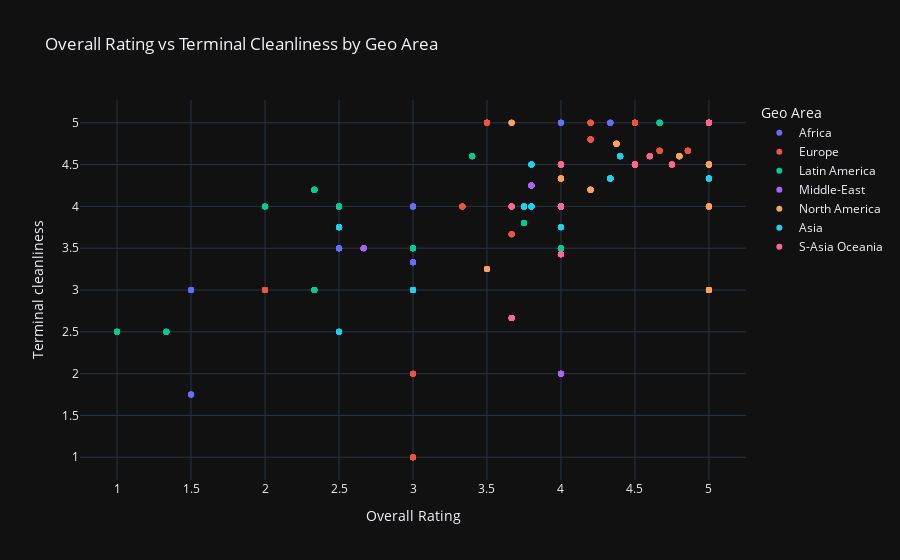

The code cell stored with this chart in its notebook:
### Code cell
fig.update_layout(
    title="Overall Rating vs Terminal Cleanliness by Geo Area",
    xaxis_title="Overall Rating",
    yaxis_title="Terminal cleanliness",
    legend_title="Geo Area",
    template="plotly_dark"  # Change to a dark theme for the plot
)

fig.show()

### Figure 1 — Plotly figure (JSON) as saved in the notebook; plotly's stock layout.template omitted (floating-point values rounded to 4 significant figures; data arrays with more than 128 entries replaced by an {"elided": "..."} marker saying what was removed)
{"data": [{"customdata": [["abuja"], ["abuja"], ["abuja"], ["abuja"], ["abuja"], ["abuja"], ["algiers"], ["algiers"], ["algiers"], ["algiers"], ["algiers"], ["algiers"], ["algiers"], ["algiers"], ["banjul"], ["banjul"], ["banjul"], ["banjul"], ["banjul"], ["banjul"], ["dakar"], ["dakar"], ["dakar"], ["dakar"], ["dakar"], ["durban"], ["durban"], ["durban"], ["durban"], ["durban"], ["durban"], ["durban"], ["durban"], ["entebbe"], ["entebbe"], ["entebbe"], ["entebbe"], ["entebbe"], ["entebbe"], ["entebbe"], ["entebbe"], ["entebbe"], ["freetown"], ["freetown"], ["freetown"], ["freetown"], ["freetown"], ["freetown"], ["freetown"], ["hurghada"], ["hurghada"], ["hurghada"], ["hurghada"], ["hurghada"], ["kilimanjaro"], ["kilimanjaro"], ["kilimanjaro"], ["kilimanjaro"], ["kilimanjaro"], ["kilimanjaro"], ["kilimanjaro"], ["kilimanjaro"], ["lusaka"], ["lusaka"], ["lusaka"], ["lusaka"], ["lusaka"], ["luxor"], ["luxor"], ["luxor"], ["luxor"], ["luxor"], ["luxor"], ["luxor"], ["luxor"], ["mombasa"], ["mombasa"], ["mombasa"], ["mombasa"], ["mombasa"], ["mombasa"], ["mombasa"], ["mombasa"], ["mombasa"], ["monastir"], ["monastir"], ["monastir"], ["monastir"], ["monastir"], ["monastir"], ["monastir"], ["monastir"], ["seychelles"], ["seychelles"], ["seychelles"], ["seychelles"], ["seychelles"], ["seychelles"], ["taba"], ["taba"], ["taba"], ["taba"], ["taba"], ["windhoek"], ["windhoek"], ["windhoek"], ["windhoek"], ["windhoek"], ["windhoek"], ["zanzibar"], ["zanzibar"], ["zanzibar"], ["zanzibar"], ["zanzibar"]], "hovertemplate": "geo_area=Africa<br>mean_overall_rating=%{x}<br>mean_terminal_cleanliness_rating=%{y}<br>airport_name=%{customdata[0]}<extra></extra>", "legendgroup": "Africa", "marker": {"color": "#636efa", "symbol": "circle"}, "mode": "markers", "name": "Africa", "orientation": "v", "showlegend": true, "type": "scatter", "x": [2, 2, 2, 2, 2, 2, 4.333, 4.333, 4.333, 4.333, 4.333, 4.333, 4.333, 4.333, 2, 2, 2, 2, 2, 2, 3, 3, 3, 3, 3, 5, 5, 5, 5, 5, 5, 5, 5, 4, 4, 4, 4, 4, 4, 4, 4, 4, 4, 4, 4, 4, 4, 4, 4, 3, 3, 3, 3, 3, 4.333, 4.333, 4.333, 4.333, 4.333, 4.333, 4.333, 4.333, 5, 5, 5, 5, 5, 2.5, 2.5, 2.5, 2.5, 2.5, 2.5, 2.5, 2.5, 3, 3, 3, 3, 3, 3, 3, 3, 3, 1.5, 1.5, 1.5, 1.5, 1.5, 1.5, 1.5, 1.5, 3, 3, 3, 3, 3, 3, 1.667, 1.667, 1.667, 1.667, 1.667, 2.5, 2.5, 2.5, 2.5, 2.5, 2.5, 1.5, 1.5, 1.5, 1.5, 1.5], "xaxis": "x", "y": [3, 3, 3, 3, 3, 3, 5, 5, 5, 5, 5, 5, 5, 5, 3, 3, 3, 3, 3, 3, null, null, null, null, null, 4.5, 4.5, 4.5, 4.5, 4.5, 4.5, 4.5, 4.5, 4, 4, 4, 4, 4, 4, 4, 4, 4, 5, 5, 5, 5, 5, 5, 5, 3.5, 3.5, 3.5, 3.5, 3.5, 4.333, 4.333, 4.333, 4.333, 4.333, 4.333, 4.333, 4.333, 3, 3, 3, 3, 3, 3.5, 3.5, 3.5, 3.5, 3.5, 3.5, 3.5, 3.5, 3.333, 3.333, 3.333, 3.333, 3.333, 3.333, 3.333, 3.333, 3.333, 3, 3, 3, 3, 3, 3, 3, 3, 4, 4, 4, 4, 4, 4, null, null, null, null, null, 3.5, 3.5, 3.5, 3.5, 3.5, 3.5, 1.75, 1.75, 1.75, 1.75, 1.75], "yaxis": "y"}, {"customdata": {"elided": "269x1 str values"}, "hovertemplate": "geo_area=Europe<br>mean_overall_rating=%{x}<br>mean_terminal_cleanliness_rating=%{y}<br>airport_name=%{customdata[0]}<extra></extra>", "legendgroup": "Europe", "marker": {"color": "#EF553B", "symbol": "circle"}, "mode": "markers", "name": "Europe", "orientation": "v", "showlegend": true, "type": "scatter", "x": {"elided": "269 float values"}, "xaxis": "x", "y": {"elided": "269 float values"}, "yaxis": "y"}, {"customdata": [["aruba reina beatrix"], ["aruba reina beatrix"], ["aruba reina beatrix"], ["aruba reina beatrix"], ["aruba reina beatrix"], ["aruba reina beatrix"], ["aruba reina beatrix"], ["aruba reina beatrix"], ["aruba reina beatrix"], ["belo horizonte confins"], ["belo horizonte confins"], ["belo horizonte confins"], ["belo horizonte confins"], ["belo horizonte confins"], ["belo horizonte confins"], ["belo horizonte confins"], ["belo horizonte confins"], ["belo horizonte confins"], ["brasilia"], ["brasilia"], ["brasilia"], ["brasilia"], ["brasilia"], ["brasilia"], ["brasilia"], ["brasilia"], ["brasilia"], ["crown point tobago"], ["crown point tobago"], ["crown point tobago"], ["crown point tobago"], ["crown point tobago"], ["crown point tobago"], ["crown point tobago"], ["curacao"], ["curacao"], ["curacao"], ["curacao"], ["curacao"], ["curacao"], ["curacao"], ["guayaquil"], ["guayaquil"], ["guayaquil"], ["guayaquil"], ["guayaquil"], ["holguin"], ["holguin"], ["holguin"], ["holguin"], ["holguin"], ["holguin"], ["holguin"], ["manaus"], ["manaus"], ["manaus"], ["manaus"], ["manaus"], ["manaus"], ["quito mariscal"], ["quito mariscal"], ["quito mariscal"], ["quito mariscal"], ["quito mariscal"], ["quito mariscal"], ["recife"], ["recife"], ["recife"], ["recife"], ["recife"], ["salvador"], ["salvador"], ["salvador"], ["salvador"], ["salvador"], ["salvador"], ["santo domingo"], ["santo domingo"], ["santo domingo"], ["santo domingo"], ["santo domingo"], ["santo domingo"], ["santo domingo"], ["santo domingo"], ["sao paulo congonhas"], ["sao paulo congonhas"], ["sao paulo congonhas"], ["sao paulo congonhas"], ["sao paulo congonhas"], ["sao paulo congonhas"]], "hovertemplate": "geo_area=Latin America<br>mean_overall_rating=%{x}<br>mean_terminal_cleanliness_rating=%{y}<br>airport_name=%{customdata[0]}<extra></extra>", "legendgroup": "Latin America", "marker": {"color": "#00cc96", "symbol": "circle"}, "mode": "markers", "name": "Latin America", "orientation": "v", "showlegend": true, "type": "scatter", "x": [2.333, 2.333, 2.333, 2.333, 2.333, 2.333, 2.333, 2.333, 2.333, 4, 4, 4, 4, 4, 4, 4, 4, 4, 3, 3, 3, 3, 3, 3, 3, 3, 3, 1.333, 1.333, 1.333, 1.333, 1.333, 1.333, 1.333, 2.5, 2.5, 2.5, 2.5, 2.5, 2.5, 2.5, 3.4, 3.4, 3.4, 3.4, 3.4, 1, 1, 1, 1, 1, 1, 1, 3, 3, 3, 3, 3, 3, 2, 2, 2, 2, 2, 2, 5, 5, 5, 5, 5, 2.333, 2.333, 2.333, 2.333, 2.333, 2.333, 4.667, 4.667, 4.667, 4.667, 4.667, 4.667, 4.667, 4.667, 3.75, 3.75, 3.75, 3.75, 3.75, 3.75], "xaxis": "x", "y": [4.2, 4.2, 4.2, 4.2, 4.2, 4.2, 4.2, 4.2, 4.2, 3.5, 3.5, 3.5, 3.5, 3.5, 3.5, 3.5, 3.5, 3.5, 3.5, 3.5, 3.5, 3.5, 3.5, 3.5, 3.5, 3.5, 3.5, 2.5, 2.5, 2.5, 2.5, 2.5, 2.5, 2.5, 4, 4, 4, 4, 4, 4, 4, 4.6, 4.6, 4.6, 4.6, 4.6, 2.5, 2.5, 2.5, 2.5, 2.5, 2.5, 2.5, 3, 3, 3, 3, 3, 3, 4, 4, 4, 4, 4, 4, 4.5, 4.5, 4.5, 4.5, 4.5, 3, 3, 3, 3, 3, 3, 5, 5, 5, 5, 5, 5, 5, 5, 3.8, 3.8, 3.8, 3.8, 3.8, 3.8], "yaxis": "y"}, {"customdata": [["beirut"], ["beirut"], ["beirut"], ["beirut"], ["beirut"], ["beirut"], ["beirut"], ["beirut"], ["beirut"], ["hamad doha"], ["hamad doha"], ["hamad doha"], ["hamad doha"], ["hamad doha"], ["sharjah"], ["sharjah"], ["sharjah"], ["sharjah"], ["sharjah"], ["sharjah"], ["tehran mehrabad"], ["tehran mehrabad"], ["tehran mehrabad"], ["tehran mehrabad"], ["tehran mehrabad"]], "hovertemplate": "geo_area=Middle-East<br>mean_overall_rating=%{x}<br>mean_terminal_cleanliness_rating=%{y}<br>airport_name=%{customdata[0]}<extra></extra>", "legendgroup": "Middle-East", "marker": {"color": "#ab63fa", "symbol": "circle"}, "mode": "markers", "name": "Middle-East", "orientation": "v", "showlegend": true, "type": "scatter", "x": [3.8, 3.8, 3.8, 3.8, 3.8, 3.8, 3.8, 3.8, 3.8, null, null, null, null, null, 2.667, 2.667, 2.667, 2.667, 2.667, 2.667, 4, 4, 4, 4, 4], "xaxis": "x", "y": [4.25, 4.25, 4.25, 4.25, 4.25, 4.25, 4.25, 4.25, 4.25, null, null, null, null, null, 3.5, 3.5, 3.5, 3.5, 3.5, 3.5, 2, 2, 2, 2, 2], "yaxis": "y"}, {"customdata": [["bermuda"], ["bermuda"], ["bermuda"], ["bermuda"], ["bermuda"], ["colorado springs"], ["colorado springs"], ["colorado springs"], ["colorado springs"], ["colorado springs"], ["colorado springs"], ["colorado springs"], ["columbus"], ["columbus"], ["columbus"], ["columbus"], ["columbus"], ["dallas love field"], ["dallas love field"], ["dallas love field"], ["dallas love field"], ["dallas love field"], ["fort myers"], ["fort myers"], ["fort myers"], ["fort myers"], ["fort myers"], ["fort myers"], ["fort myers"], ["fort myers"], ["fort myers"], ["hartford"], ["hartford"], ["hartford"], ["hartford"], ["hartford"], ["hartford"], ["hartford"], ["hartford"], ["hartford"], ["hilo"], ["hilo"], ["hilo"], ["hilo"], ["hilo"], ["hilo"], ["indianapolis"], ["indianapolis"], ["indianapolis"], ["indianapolis"], ["indianapolis"], ["indianapolis"], ["indianapolis"], ["indianapolis"], ["indianapolis"], ["jacksonville"], ["jacksonville"], ["jacksonville"], ["jacksonville"], ["jacksonville"], ["john wayne"], ["john wayne"], ["john wayne"], ["john wayne"], ["john wayne"], ["john wayne"], ["little rock"], ["little rock"], ["little rock"], ["little rock"], ["little rock"], ["little rock"], ["long beach"], ["long beach"], ["long beach"], ["long beach"], ["long beach"], ["long beach"], ["long island macarthur"], ["long island macarthur"], ["long island macarthur"], ["long island macarthur"], ["long island macarthur"], ["long island macarthur"], ["long island macarthur"], ["memphis"], ["memphis"], ["memphis"], ["memphis"], ["memphis"], ["memphis"], ["memphis"], ["milwaukee"], ["milwaukee"], ["milwaukee"], ["milwaukee"], ["milwaukee"], ["milwaukee"], ["milwaukee"], ["milwaukee"], ["milwaukee"], ["muscle shoals"], ["muscle shoals"], ["muscle shoals"], ["muscle shoals"], ["muscle shoals"], ["nashville"], ["nashville"], ["nashville"], ["nashville"], ["nashville"], ["nashville"], ["sacramento"], ["sacramento"], ["sacramento"], ["sacramento"], ["sacramento"], ["sacramento"], ["sacramento"], ["sacramento"], ["sacramento"]], "hovertemplate": "geo_area=North America<br>mean_overall_rating=%{x}<br>mean_terminal_cleanliness_rating=%{y}<br>airport_name=%{customdata[0]}<extra></extra>", "legendgroup": "North America", "marker": {"color": "#FFA15A", "symbol": "circle"}, "mode": "markers", "name": "North America", "orientation": "v", "showlegend": true, "type": "scatter", "x": [null, null, null, null, null, 5, 5, 5, 5, 5, 5, 5, 3.667, 3.667, 3.667, 3.667, 3.667, null, null, null, null, null, 4.375, 4.375, 4.375, 4.375, 4.375, 4.375, 4.375, 4.375, 4.375, 5, 5, 5, 5, 5, 5, 5, 5, 5, 4, 4, 4, 4, 4, 4, 5, 5, 5, 5, 5, 5, 5, 5, 5, 5, 5, 5, 5, 5, 4, 4, 4, 4, 4, 4, 5, 5, 5, 5, 5, 5, 5, 5, 5, 5, 5, 5, 5, 5, 5, 5, 5, 5, 5, 3.5, 3.5, 3.5, 3.5, 3.5, 3.5, 3.5, 4.8, 4.8, 4.8, 4.8, 4.8, 4.8, 4.8, 4.8, 4.8, null, null, null, null, null, 4.5, 4.5, 4.5, 4.5, 4.5, 4.5, 4.2, 4.2, 4.2, 4.2, 4.2, 4.2, 4.2, 4.2, 4.2], "xaxis": "x", "y": [null, null, null, null, null, 5, 5, 5, 5, 5, 5, 5, 5, 5, 5, 5, 5, null, null, null, null, null, 4.75, 4.75, 4.75, 4.75, 4.75, 4.75, 4.75, 4.75, 4.75, 4.5, 4.5, 4.5, 4.5, 4.5, 4.5, 4.5, 4.5, 4.5, 4.333, 4.333, 4.333, 4.333, 4.333, 4.333, 3, 3, 3, 3, 3, 3, 3, 3, 3, 5, 5, 5, 5, 5, 4, 4, 4, 4, 4, 4, null, null, null, null, null, null, 4, 4, 4, 4, 4, 4, 5, 5, 5, 5, 5, 5, 5, 3.25, 3.25, 3.25, 3.25, 3.25, 3.25, 3.25, 4.6, 4.6, 4.6, 4.6, 4.6, 4.6, 4.6, 4.6, 4.6, null, null, null, null, null, 4.5, 4.5, 4.5, 4.5, 4.5, 4.5, 4.2, 4.2, 4.2, 4.2, 4.2, 4.2, 4.2, 4.2, 4.2], "yaxis": "y"}, {"customdata": [["chengdu"], ["chengdu"], ["chengdu"], ["chengdu"], ["chengdu"], ["coimbatore"], ["coimbatore"], ["coimbatore"], ["coimbatore"], ["coimbatore"], ["hangzhou"], ["hangzhou"], ["hangzhou"], ["hangzhou"], ["hangzhou"], ["hangzhou"], ["hangzhou"], ["hangzhou"], ["kunming"], ["kunming"], ["kunming"], ["kunming"], ["kunming"], ["kunming"], ["pune"], ["pune"], ["pune"], ["pune"], ["pune"], ["pune"], ["pune"], ["pune"], ["pune"], ["qingdao"], ["qingdao"], ["qingdao"], ["qingdao"], ["qingdao"], ["qingdao"], ["qingdao"], ["sapporo chitose"], ["sapporo chitose"], ["sapporo chitose"], ["sapporo chitose"], ["sapporo chitose"], ["sapporo chitose"], ["sapporo chitose"], ["sapporo chitose"], ["seoul gimpo"], ["seoul gimpo"], ["seoul gimpo"], ["seoul gimpo"], ["seoul gimpo"], ["seoul gimpo"], ["seoul gimpo"], ["seoul gimpo"], ["shenyang"], ["shenyang"], ["shenyang"], ["shenyang"], ["shenyang"], ["shenyang"], ["shenyang"], ["xian xianyang"], ["xian xianyang"], ["xian xianyang"], ["xian xianyang"], ["xian xianyang"], ["xian xianyang"], ["xian xianyang"], ["xian xianyang"], ["xiamen"], ["xiamen"], ["xiamen"], ["xiamen"], ["xiamen"], ["xiamen"], ["xiamen"], ["xiamen"], ["xiamen"]], "hovertemplate": "geo_area=Asia<br>mean_overall_rating=%{x}<br>mean_terminal_cleanliness_rating=%{y}<br>airport_name=%{customdata[0]}<extra></extra>", "legendgroup": "Asia", "marker": {"color": "#19d3f3", "symbol": "circle"}, "mode": "markers", "name": "Asia", "orientation": "v", "showlegend": true, "type": "scatter", "x": [4, 4, 4, 4, 4, 2.5, 2.5, 2.5, 2.5, 2.5, 4.333, 4.333, 4.333, 4.333, 4.333, 4.333, 4.333, 4.333, 3.75, 3.75, 3.75, 3.75, 3.75, 3.75, 3, 3, 3, 3, 3, 3, 3, 3, 3, 4.4, 4.4, 4.4, 4.4, 4.4, 4.4, 4.4, 3.8, 3.8, 3.8, 3.8, 3.8, 3.8, 3.8, 3.8, 4, 4, 4, 4, 4, 4, 4, 4, 5, 5, 5, 5, 5, 5, 5, 2.5, 2.5, 2.5, 2.5, 2.5, 2.5, 2.5, 2.5, 3.8, 3.8, 3.8, 3.8, 3.8, 3.8, 3.8, 3.8, 3.8], "xaxis": "x", "y": [3.75, 3.75, 3.75, 3.75, 3.75, 2.5, 2.5, 2.5, 2.5, 2.5, 4.333, 4.333, 4.333, 4.333, 4.333, 4.333, 4.333, 4.333, 4, 4, 4, 4, 4, 4, 3, 3, 3, 3, 3, 3, 3, 3, 3, 4.6, 4.6, 4.6, 4.6, 4.6, 4.6, 4.6, 4.5, 4.5, 4.5, 4.5, 4.5, 4.5, 4.5, 4.5, 4, 4, 4, 4, 4, 4, 4, 4, 4.333, 4.333, 4.333, 4.333, 4.333, 4.333, 4.333, 3.75, 3.75, 3.75, 3.75, 3.75, 3.75, 3.75, 3.75, 4, 4, 4, 4, 4, 4, 4, 4, 4], "yaxis": "y"}, {"customdata": [["clark"], ["clark"], ["clark"], ["clark"], ["clark"], ["clark"], ["clark"], ["hobart"], ["hobart"], ["hobart"], ["hobart"], ["hobart"], ["hobart"], ["hobart"], ["hobart"], ["hobart"], ["kota kinabalu"], ["kota kinabalu"], ["kota kinabalu"], ["kota kinabalu"], ["kota kinabalu"], ["launceston"], ["launceston"], ["launceston"], ["launceston"], ["launceston"], ["medan"], ["medan"], ["medan"], ["medan"], ["medan"], ["medan"], ["medan"], ["medan"], ["subang kuala lumpur"], ["subang kuala lumpur"], ["subang kuala lumpur"], ["subang kuala lumpur"], ["subang kuala lumpur"], ["tontouta"], ["tontouta"], ["tontouta"], ["tontouta"], ["tontouta"], ["tontouta"], ["tontouta"], ["tontouta"], ["vientiane"], ["vientiane"], ["vientiane"], ["vientiane"], ["vientiane"], ["vientiane"], ["vientiane"], ["vientiane"], ["yogyakarta"], ["yogyakarta"], ["yogyakarta"], ["yogyakarta"], ["yogyakarta"], ["yogyakarta"], ["yogyakarta"]], "hovertemplate": "geo_area=S-Asia Oceania<br>mean_overall_rating=%{x}<br>mean_terminal_cleanliness_rating=%{y}<br>airport_name=%{customdata[0]}<extra></extra>", "legendgroup": "S-Asia Oceania", "marker": {"color": "#FF6692", "symbol": "circle"}, "mode": "markers", "name": "S-Asia Oceania", "orientation": "v", "showlegend": true, "type": "scatter", "x": [3.667, 3.667, 3.667, 3.667, 3.667, 3.667, 3.667, 5, 5, 5, 5, 5, 5, 5, 5, 5, 4.5, 4.5, 4.5, 4.5, 4.5, 4, 4, 4, 4, 4, 4, 4, 4, 4, 4, 4, 4, 4, 4.6, 4.6, 4.6, 4.6, 4.6, 4, 4, 4, 4, 4, 4, 4, 4, 4.75, 4.75, 4.75, 4.75, 4.75, 4.75, 4.75, 4.75, 3.667, 3.667, 3.667, 3.667, 3.667, 3.667, 3.667], "xaxis": "x", "y": [4, 4, 4, 4, 4, 4, 4, 5, 5, 5, 5, 5, 5, 5, 5, 5, 4.5, 4.5, 4.5, 4.5, 4.5, 4, 4, 4, 4, 4, 3.429, 3.429, 3.429, 3.429, 3.429, 3.429, 3.429, 3.429, 4.6, 4.6, 4.6, 4.6, 4.6, 4.5, 4.5, 4.5, 4.5, 4.5, 4.5, 4.5, 4.5, 4.5, 4.5, 4.5, 4.5, 4.5, 4.5, 4.5, 4.5, 2.667, 2.667, 2.667, 2.667, 2.667, 2.667, 2.667], "yaxis": "y"}], "layout": {"legend": {"title": {"text": "Geo Area"}, "tracegroupgap": 0}, "title": {"text": "Overall Rating vs Terminal Cleanliness by Geo Area"}, "xaxis": {"anchor": "y", "domain": [0, 1], "title": {"text": "Overall Rating"}}, "yaxis": {"anchor": "x", "domain": [0, 1], "title": {"text": "Terminal cleanliness"}}}}
